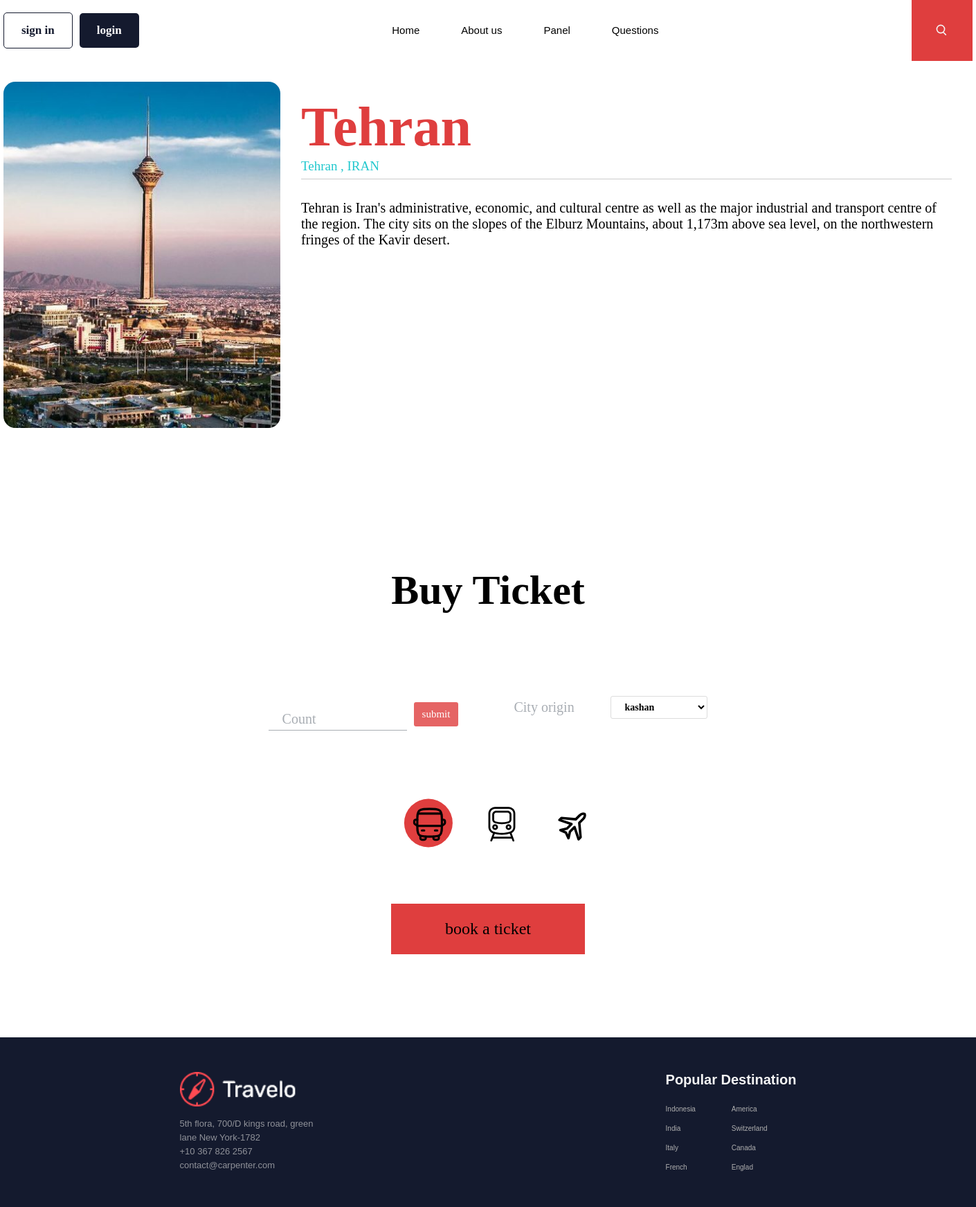
/ticket/2, run on the app's committed database.
### website/models.py (models this page shows, shortened)
class Destination(models.Model):
    city_id = models.ForeignKey(City, on_delete=models.SET_NULL, null=True) # Foreign key
    description = models.TextField()
    img = models.ImageField(upload_to='destination_images/', default='destination_images/no_img.jpg')
    counted_views = models.IntegerField(default=0)
    status = models.BooleanField(default=False)
    published_date = models.DateTimeField(null=True)
    created_date = models.DateTimeField(auto_now_add=True)
    updated_date = models.DateTimeField(auto_now=True)
    class Meta: # generally
        ordering = ['created_date']

class City(models.Model):
    name = models.CharField(max_length=255)
    country_id = models.ForeignKey(Country, on_delete=models.SET_NULL, null=True) # Foreign key
    created_date = models.DateTimeField(auto_now_add=True)
    updated_date = models.DateTimeField(auto_now=True)
    class Meta: # generally
        ordering = ['created_date']
    def __str__(self):
        return "{} - {}".format(self.name, self.id)

class Country(models.Model):
    name = models.CharField(max_length=255)
    created_date = models.DateTimeField(auto_now_add=True)
    updated_date = models.DateTimeField(auto_now=True)
    class Meta: # generally
        ordering = ['created_date']

### website/views.py (the view, shortened to what this page needs)
# urls.py: path('ticket/<int:pid>', ticket_view, name="ticket"),
def ticket_view(request, pid):
    def national_code_creator(count):
        national_code_list = []
        if (count == None) or (count == ''):
            count = 0
        for i in range(int(count)):
            base_str = 'national_code_'
            national_code_number = base_str + str(i + 1)
            national_code_list.append(national_code_number)
        return national_code_list
    origin_cities = Destination_City.objects.filter(destination_id=pid)
    dest = get_object_or_404(Destination, pk=pid, status=1)
    context = {'dest':dest, 'origin':origin_cities}
    return render(request, 'ticket.html', context)

### website/templatetags/website_tags.py (called while the page is built)
@register.filter(name='split_dash')
def split_dash(value):
    return str(value).split('-')[0].strip().capitalize()

@register.filter(name='upper_letter')
def upper_letter(value):
    return str(value).upper()

### templates/ticket.html (shortened to what this page needs)
{% extends "base.html" %}
{% load static %}
{% load website_tags %}
{% block define_style %}
<link rel="stylesheet" href="{% static 'ticket-style/css/ticket.css' %}">
<link rel="stylesheet" href="{% static 'ticket-style/css/media-queries.css' %}">
{% endblock %}
{% block content %}
<div class="ticket-container">
    <div class="banner">
        <div class="banner-img-box">
            <img class="banner-img" src="{{dest.img.url}}" alt="">
        </div>
        <div class="img-detail">
            <h3 class="img-title">{{dest.city_id|split_dash}}</h3>
            <span class="under-title">{{dest.city_id|split_dash}}</span>
            <span class="under-title">, </span>
            <span class="under-title">{{dest.city_id.country_id.name|upper_letter}}</span>
            <div class="line-div"></div>
            <p class="img-description">
                {{dest.description}}
            </p>
        </div>
    </div>
    <h1 class="buy-title">Buy Ticket</h1>
    <div class="container-tab">
        <form class="ticket-form" action="{% url 'website:ticket' dest.id %}" method="post">
            <div class="set-org">
                <div>
                    <div class="count-national-code">
                        <div class="inp-div">
                            <label class="lbl-count lbl" id="lbl6" for="count">Count</label>
                            <input name="count_ncode" class="inp-mellicode inp" onclick="applyTranform6()" min="0"
                                type="number" id="count">
                        </div>
                        <div class="div-btn-count">
                            <button class="submit-btn-count" type="button"
                                onclick="btn_count_national_code()">submit</button>
                        </div>
                    </div>
                </div>
                <div class="filter-travel">
                    <label for="city-origin">City origin</label>
                    <select id="city-origin" class="origin-cities" name="origin-city">
                        {% for orig in origin %}
                        <option value="{{orig.city.id}}" class="options">{{orig.city.name}}</option>
                        {% endfor %}
                    </select>
                </div>
            </div>
            <div class="tabs">
                <label class="tab" for="radio-1">
                </label>
                <label class="tab center-tab" for="radio-2">
                </label>
                <label class="tab" for="radio-3">
                </label>
                <span class="glider"></span>
            </div>
            <div class="div-btn">
                <button class="submit-btn" type="submit">book a ticket</button>
            </div>
        </form>
    </div>
</div>
{% endblock %}

### statics/ticket-style/css/ticket.css (style rules this page uses)
.ticket-container { padding-top: 30px; width: 1400px; margin: 0 auto; }
.banner { display: flex; width: 100%; justify-content: space-between; }
.banner-img-box { min-width: 400px; min-height: 500px; width: 400px; height: 500px; overflow: hidden; border-radius: 17px; display: flex; justify-content: center; }
.banner-img { width: 100%; min-width: 100%; max-width: 100%; object-fit: cover; }
.img-detail { padding: 20px 30px; }
.img-title { color: var(--red); font-family: 'Nunito'; font-size: 80px; }
.under-title { font-size: 19px; color: var(--lightBlue); margin: 0; padding: 0; font-family: 'Nunito'; width: 100%; }
.img-description { font-family: 'Nunito'; font-size: 20px; }
.line-div { margin: 7px 0 30px 0; border-bottom: 1px solid rgba(175, 175, 175, 0.637); }
:root { --primary-color: #111; --secondary-color: #a8adb3; }
*, *:after, *:before { box-sizing: border-box; }
.container-tab { display: flex; align-items: center; justify-content: space-around; }
.banner { margin-bottom: 200px; }
.tabs { display: flex; position: relative; background-color: #fff; padding: 0; border-radius: 10px; margin-bottom: 100px; }
.tabs * { z-index: 2; }
.tab { display: flex; align-items: center; justify-content: center; height: 70px; width: 70px; font-size: 13px; font-weight: 500; border-radius: 99px; cursor: pointer; transition: color 0.15s ease-in; }
.center-tab { margin: 0 35px; }
input[type="radio"]:checked + label { color: var(--primary-color); }
input[id="radio-1"]:checked ~ .glider { translate: 27% 55%; }
.glider { position: absolute; display: flex; height: 70px; width: 70px; background-color: var(--red); z-index: 1; border-radius: 100%; transition: 0.25s ease-out; }
.buy-title { font-size: 60px; font-family: 'Nunito'; margin: auto 0; text-align: center; margin-bottom: 100px; }
.container-tab { margin: 8px 0 20px 0; }
.ticket-form { display: flex; flex-direction: column; align-items: center; justify-content: center; }
.inp-div > label { font-size: 20px; font-family: 'Nunito'; transform: translate(20px, 40px); color: #a8adb3; }
.ticket-form > div > label { font-size: 20px; font-family: 'Nunito'; transform: translate(20px, 40px); color: #a8adb3; }
.ticket-form > div > div > label { font-size: 20px; font-family: 'Nunito'; color: #a8adb3; }
.count-national-code { display: flex; align-items: center; }
.inp-div { display: flex; flex-direction: column; }
.set-org { display: grid; grid-template-columns: auto auto; gap: 40px 20px; margin-bottom: 60px; }
.filter-travel { display: flex; align-items: center; width: 280px; justify-content: space-between; margin-left: 60px; }
.submit-btn { width: 280px; height: 73px; outline: none; border: none; font-size: 24px; font-family: 'Nunito'; background-color: var(--red); grid-column: 1 / 3; }
.div-btn { display: flex; justify-content: center; align-items: center; grid-column: 1 / span 2; margin-top: 20px; margin-bottom: 100px; }
.div-btn-count { display: flex; justify-content: center; align-items: center; margin-top: 20px; }
.submit-btn-count { padding: 9px 12px; outline: none; border: none; border-radius: 3px; font-size: 15px; font-family: 'Nunito'; background-color: var(--red); grid-column: 1 / 3; color: #fff; margin-left: 10px; cursor: pointer; opacity: 80%; transition: 0.4s all ease; }
.origin-cities { border: none; outline: none; border: 1px solid #dcdcdc; padding: 7px 15px; padding-right: 60px; border-radius: 3px; background-color: #ffffff; color: #000; font-family: 'Nunito'; font-size: 14px; font-weight: 700; }
.count-national-code > div > input { font-size: 24px; width: 200px; height: 45px; outline: none; padding: 10px 20px; border: none; border-bottom: 1px solid #a8adb3; }

### statics/base-style/css/style.css (style rules this page uses)
* { padding: 0; margin: 0; box-sizing: border-box; }
body { font-family: Arial, Helvetica, sans-serif; width: 100%; display: inline-block; padding: 0; margin-bottom: 0; }
:root { --red: #df3e3e; --darkBlue: rgb(20, 26, 46); --lightBlue: rgb(34, 200, 206); --white: rgb(245, 245, 245); --black: rgb(32, 32, 32); }

### data on the page
Destination: img (picture), city_id|split_dash "Tehran", city_id.country_id.name "IRAN", description "Tehran is Iran's administrative, economic, and cultural centre as well as the major industrial and transport centre of the region. The city sits on the slopes of the Elburz Mountains, about 1,173m above sea level, on the northwestern fringes of the Kavir desert."

### other printed values
form field origin-city "kashan"
